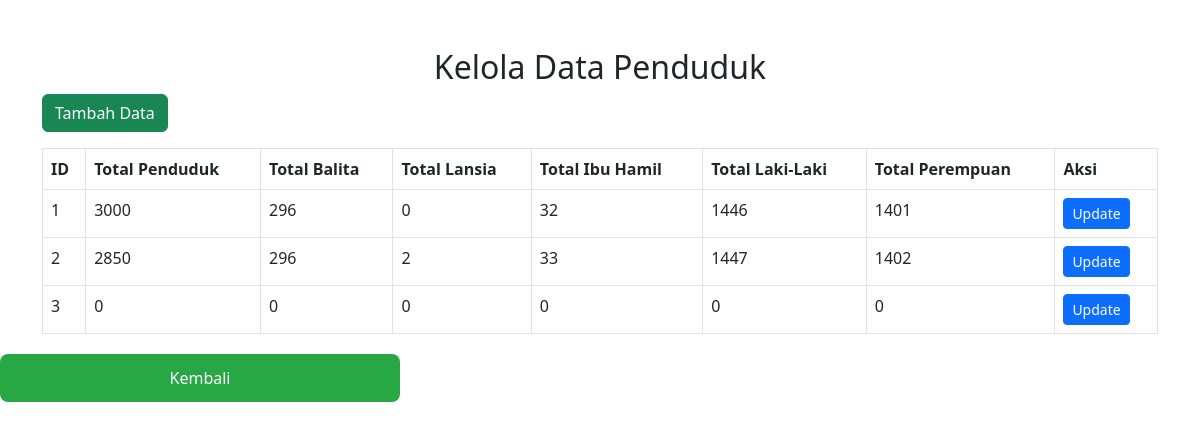
The page /admin/upddatapenduduk.php on the database its author committed.
### tables this page shows
CREATE TABLE `data_penduduk` (
  `id` int(11) NOT NULL,
  `total_penduduk` int(11) NOT NULL,
  `total_balita` int(11) NOT NULL,
  `total_lansia` int(11) NOT NULL,
  `total_ibu_hamil` int(11) NOT NULL,
  `total_laki` int(11) NOT NULL,
  `total_perempuan` int(11) NOT NULL,
  `updated_at` timestamp NOT NULL DEFAULT current_timestamp() ON UPDATE current_timestamp(),
  `data_tahun` year(4) NOT NULL
);

### admin/upddatapenduduk.php (the view, shortened to what this page needs)
<?php
include '../admin/koneksi.php';
$sql = "SELECT * FROM data_penduduk";
$result = $conn->query($sql);
$data_list = [];
if ($result->num_rows > 0) {
    while ($row = $result->fetch_assoc()) {
        $data_list[] = $row;
    }
}
?>
<!DOCTYPE html>
<html lang="id">
<head>
    <link href="https://cdn.jsdelivr.net/npm/bootstrap@5.3.0/dist/css/bootstrap.min.css" rel="stylesheet">
</head>
<body>
    <div class="container mt-5">
        <h2 class="text-center">Kelola Data Penduduk</h2>
        <button class="btn btn-success mb-3" onclick="showTambahForm()">Tambah Data</button>
        <table class="table table-bordered">
            <thead>
                <tr>
                    <th>ID</th>
                    <th>Total Penduduk</th>
                    <th>Total Balita</th>
                    <th>Total Lansia</th>
                    <th>Total Ibu Hamil</th>
                    <th>Total Laki-Laki</th>
                    <th>Total Perempuan</th>
                    <th>Aksi</th>
                </tr>
            </thead>
            <tbody>
                <?php foreach ($data_list as $data) : ?>
                    <tr data-id="<?= $data['id']; ?>">
                        <td><?= $data['id']; ?></td>
                        <td><?= $data['total_penduduk']; ?></td>
                        <td><?= $data['total_balita']; ?></td>
                        <td><?= $data['total_lansia']; ?></td>
                        <td><?= $data['total_ibu_hamil']; ?></td>
                        <td><?= $data['total_laki']; ?></td>
                        <td><?= $data['total_perempuan']; ?></td>
                        <td>
                            <button class="btn btn-primary btn-sm" onclick="showUpdateForm(<?= $data['id']; ?>)">Update</button>
                        </td>
                    </tr>
                <?php endforeach; ?>
            </tbody>
        </table>
    </div>
    <div class="back-options">
    <a href="index.php">
        <button><i class="fas fa-arrow-left"></i> Kembali</button>
    </a>
    </div>
</body>
</html>

### admin/upddatapenduduk.php (style rules this page uses)
.back-options { margin-top: 20px; text-align: center; width: 100%; max-width: 400px; }
.back-options a { text-decoration: none; }
.back-options button { background: #28a745; color: white; border: none; padding: 12px; width: 100%; border-radius: 8px; cursor: pointer; font-size: 16px; font-weight: 500; transition: background 0.3s ease; }

### rows shown on the page
data_penduduk: id "1", total_penduduk "3000", total_balita "296", total_lansia "0", total_ibu_hamil "32", total_laki "1446", total_perempuan "1401"
data_penduduk: id "2", total_penduduk "2850", total_balita "296", total_lansia "2", total_ibu_hamil "33", total_laki "1447", total_perempuan "1402"
data_penduduk: id "3", total_penduduk "0", total_balita "0", total_lansia "0", total_ibu_hamil "0", total_laki "0", total_perempuan "0"
